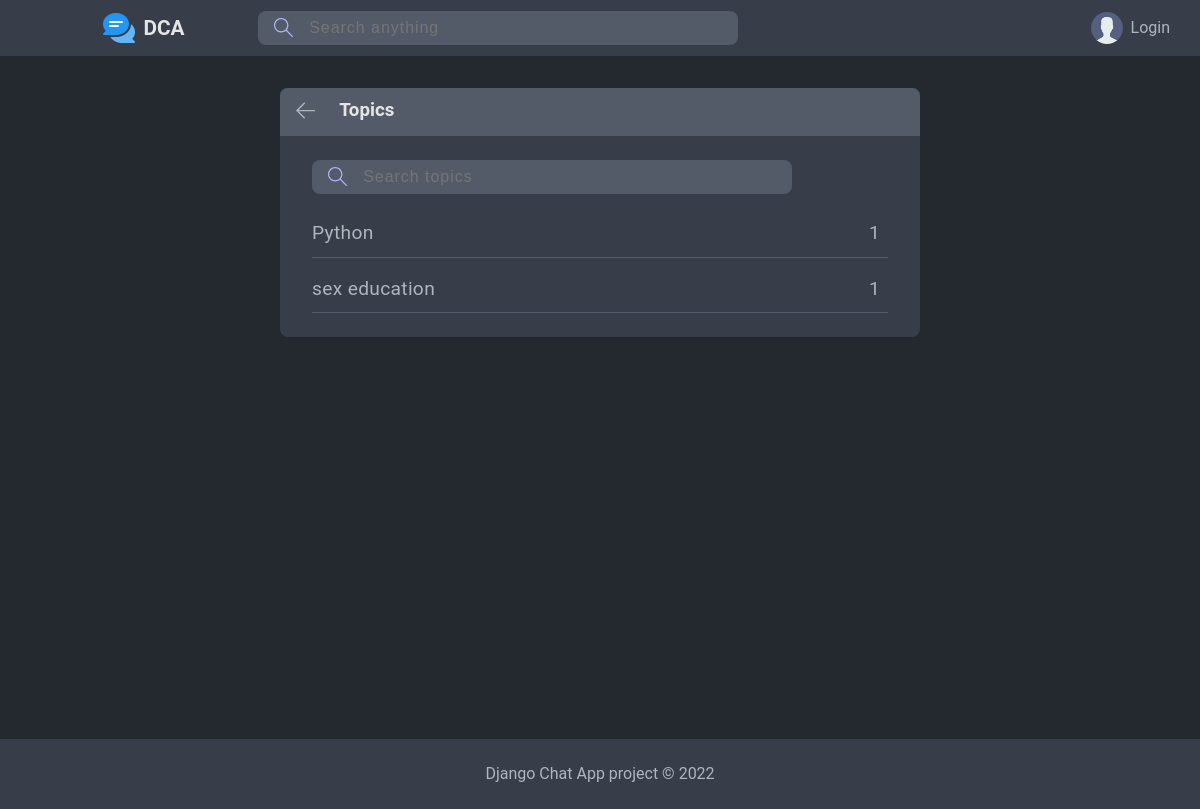
/topics/, run on an earlier commit of the app's database.
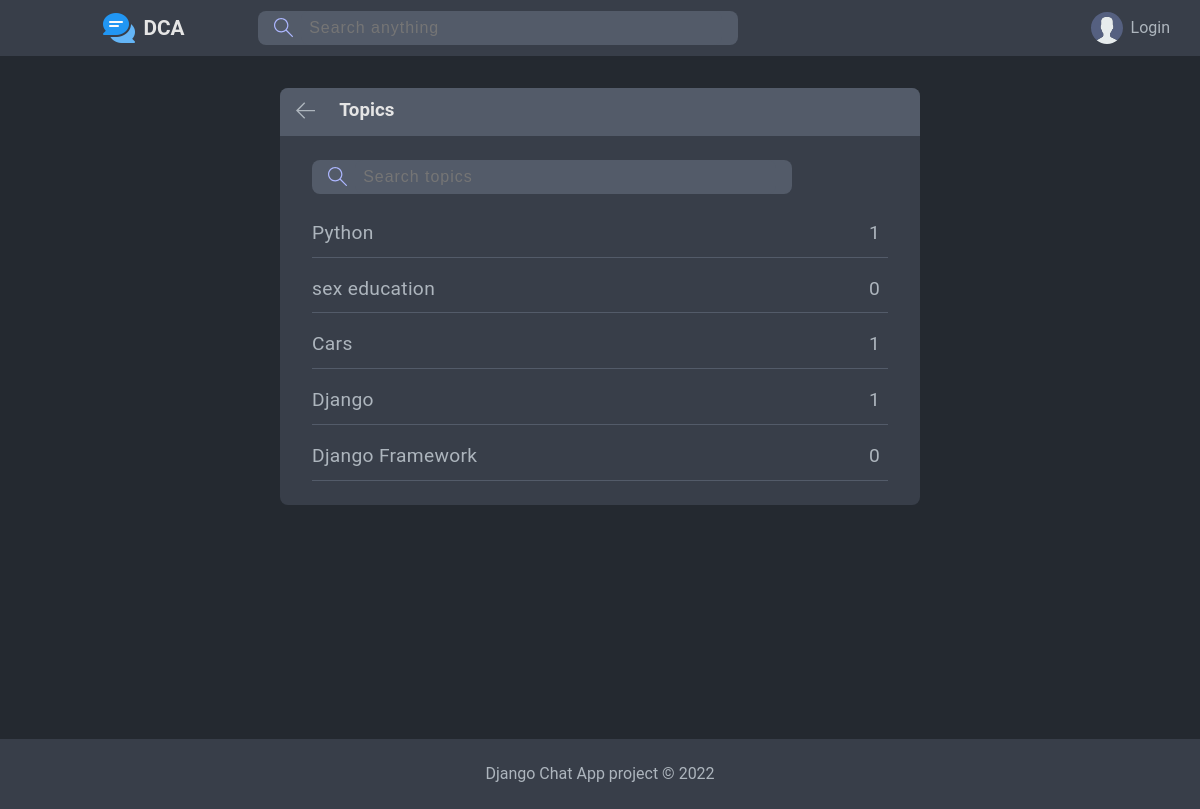
And on a later commit of the database.
### chat/models.py (models this page shows, shortened)
class TopicModel(models.Model):
    name = models.CharField(max_length = 100)

class RoomModel(models.Model):
    host         = models.ForeignKey(UserModel, on_delete = models.SET_NULL, null = True)
    topic        = models.ForeignKey(TopicModel, on_delete = models.SET_NULL, null = True)
    name         = models.CharField(max_length = 150)
    description  = models.TextField(null = True, blank = True)
    participants = models.ManyToManyField(UserModel, related_name = 'participants', blank = True)
    updated      = models.DateTimeField(auto_now = True)
    created      = models.DateTimeField(auto_now_add = True)
    class Meta:
        ordering = ['-updated', '-created']

### chat/views.py (the view)
# urls.py: path('topics/', topicsView, name='topicsView'),
def topicsView(request):
    q = request.GET.get('q') if request.GET.get('q') != None else ''
    topics = TopicModel.objects.filter(name__icontains = q)
    context = {
        'topics' : topics
    }
    return render(request, 'chat/topicsView.html', context)

### chat/templates/chat/topicsView.html (shortened to what this page needs)
{% extends "base.html" %}
{% block content %}
<div id="topics_view">
    <div class="tv-scroll window">
        <div class="tv-head title-bar">
            <div class="start-options">
                <a href="{% url 'chat:homeView' %}">
                    <svg class="svg-td" version="1.1" xmlns="http://www.w3.org/2000/svg" width="32" height="32"
                        viewBox="0 0 32 32">
                        <title>arrow-left</title>
                        <path
                            d="M13.723 2.286l-13.723 13.714 13.719 13.714 1.616-1.611-10.96-10.96h27.625v-2.286h-27.625l10.965-10.965-1.616-1.607z">
                        </path>
                    </svg>
                </a>
                <h3>Topics</h3>
            </div>
        </div>
        <div class="tv-body scroll">
            <div class="search-bar">
                <form action="{% url 'chat:homeView' %}">
                    <label for="search">
                    </label>
                    <input type="text" name="q" id="search" placeholder="Search topics">
                </form>
            </div>
            {% for topic in topics %}
            <div class="topic">
                <a href="{% url 'chat:homeView' %}?q={{topic.name}}">
                    <p>{{topic.name}}</p>
                    <span>{{topic.roommodel_set.all|length}}</span>
                </a>
            </div>
            {% endfor %}
        </div>
    </div>
</div>
{% endblock content %}

What changed in the data, as far as the page shows it:
computed for TopicModel "sex education": roommodel_set.all|length "1" → "0"
added TopicModel: name "Cars", roommodel_set.all|length "1"
added TopicModel: name "Django", roommodel_set.all|length "1"
added TopicModel: name "Django Framework", roommodel_set.all|length "0"
